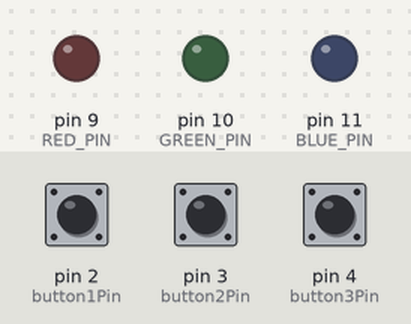
Bench run of a sketch on a simulated Arduino Uno, built with avr-gcc and run on an emulated ATmega328P. On the bench: output pins drawn as LEDs (lit = HIGH). The test bench sets the inputs (shaded band); at power-on: pin 4 (button3Pin) HIGH, pin 2 (button1Pin) HIGH, pin 3 (button2Pin) HIGH.

Above: at 1.2 s.
1.3 s: pin 4 (button3Pin) pulled LOW for 0.15 s
At 3.1 s:
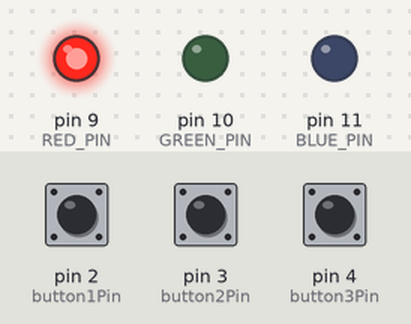
At 4.1 s:
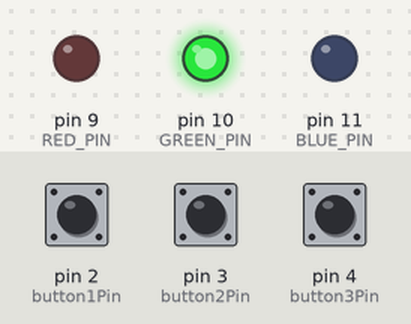
7.4 s: pin 4 (button3Pin) pulled LOW for 3.2 s
At 7.4 s:
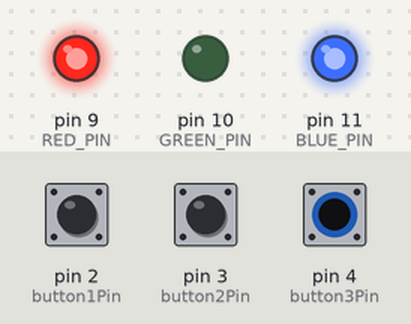
Timing chart, 0 to 18.1 s (numbered marks = the images above; inputs shaded):
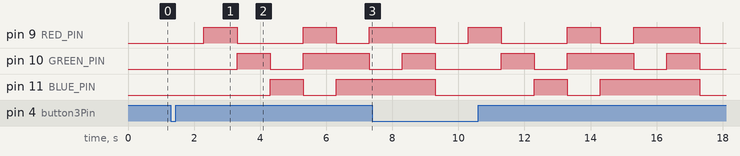

The sketch:

sketch_mar16a.ino
```cpp
// First we'll set up constants for the pin numbers.
// This will make it easier to follow the code below.

const int button1Pin = 2;  // pushbutton 1 pin
const int button2Pin = 3;  // pushbutton 2 pin
const int button3Pin = 4;  // pushbutton 2 pin

const int RED_PIN = 9;
const int GREEN_PIN = 10;
const int BLUE_PIN = 11;
int x= 1000;


void setup()
{
  // Set up the pushbutton pins to be an input:
  pinMode(button1Pin, INPUT);
  pinMode(button2Pin, INPUT);
  pinMode(button3Pin, INPUT);

  // Set up the LED pin to be an output:
  pinMode(RED_PIN, OUTPUT);
  pinMode(GREEN_PIN, OUTPUT);
  pinMode(BLUE_PIN, OUTPUT);
}


void loop()
{

  int button1State, button2State,button3State ;  // variables to hold the pushbutton states

  button1State = digitalRead(button1Pin);
  button2State = digitalRead(button2Pin);
  button3State = digitalRead(button3Pin);

if (button1State == LOW) {
    digitalWrite(RED_PIN, HIGH);
    digitalWrite(GREEN_PIN, HIGH);
    digitalWrite(BLUE_PIN, HIGH);


  } else {
    digitalWrite(RED_PIN, LOW);
    digitalWrite(GREEN_PIN, LOW);
    digitalWrite(BLUE_PIN, LOW);
  }


  if (button2State == LOW){
  x=x+1000; }

  if (button3State == LOW) {

digitalWrite(RED_PIN, LOW);
digitalWrite(GREEN_PIN, LOW);
digitalWrite(BLUE_PIN, LOW);

delay(x);

// Red (turn just the red LED on):

digitalWrite(RED_PIN, HIGH);
digitalWrite(GREEN_PIN, LOW);
digitalWrite(BLUE_PIN, LOW);

delay(x);

// Green (turn just the green LED on):

digitalWrite(RED_PIN, LOW);
digitalWrite(GREEN_PIN, HIGH);
digitalWrite(BLUE_PIN, LOW);

delay(x);

// Blue (turn just the blue LED on):

digitalWrite(RED_PIN, LOW);
digitalWrite(GREEN_PIN, LOW);
digitalWrite(BLUE_PIN, HIGH);

delay(x);

// Yellow (turn red and green on):

digitalWrite(RED_PIN, HIGH);
digitalWrite(GREEN_PIN, HIGH);
digitalWrite(BLUE_PIN, LOW);

delay(x);

// Cyan (turn green and blue on):

digitalWrite(RED_PIN, LOW);
digitalWrite(GREEN_PIN, HIGH);
digitalWrite(BLUE_PIN, HIGH);

delay(x);

// Purple (turn red and blue on):

digitalWrite(RED_PIN, HIGH);
digitalWrite(GREEN_PIN, LOW);
digitalWrite(BLUE_PIN, HIGH);

delay(x);

// White (turn all the LEDs on):

digitalWrite(RED_PIN, HIGH);
digitalWrite(GREEN_PIN, HIGH);
digitalWrite(BLUE_PIN, HIGH);

delay(x);
}


}
```

Measured:
- after the input at 1.3 s, pin 9 (RED_PIN): goes HIGH 1.0 s, LOW 2.0 s, HIGH 1.0 s, LOW 1.0 s, then HIGH, starting after 1.0 s; pin 10 (GREEN_PIN): LOW → HIGH after 2.0 s, → LOW 1.0 s later, → HIGH 1.0 s later, → LOW 2.0 s later; pin 11 (BLUE_PIN): LOW → HIGH after 3.0 s, → LOW 1.0 s later, → HIGH 1.0 s later
